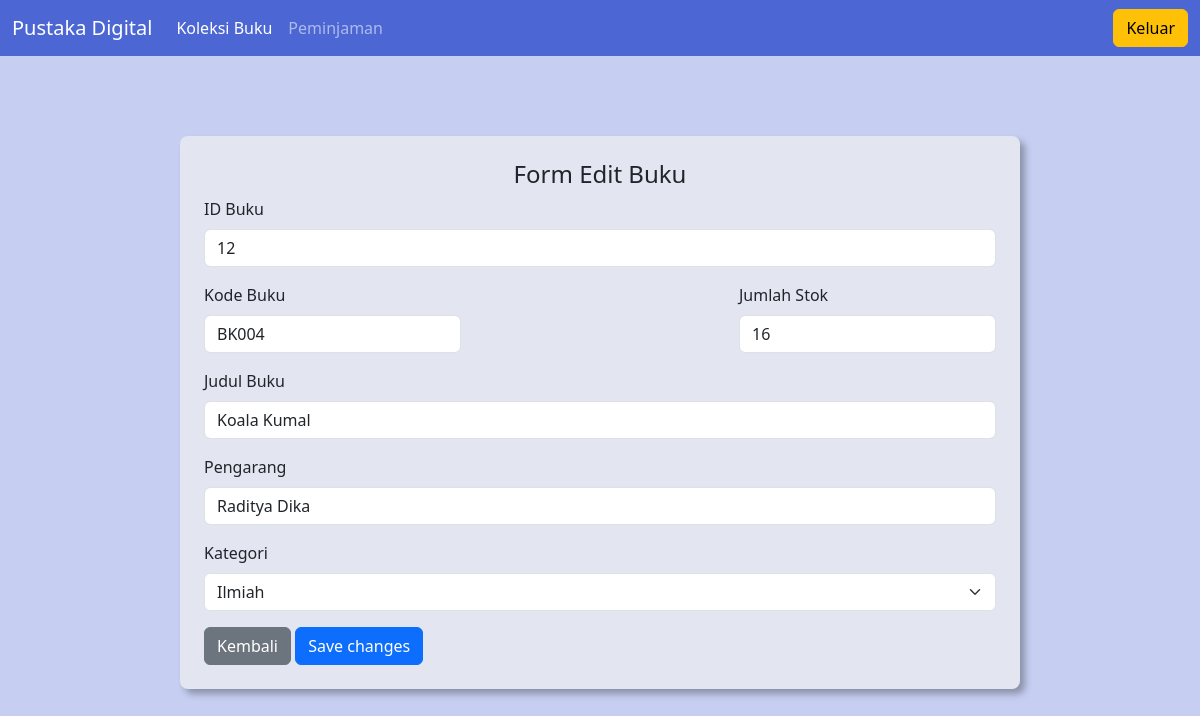
The app's page /form_edit.php?id=12 with its own data.
### tables this page shows
CREATE TABLE `databuku` (
  `id` int(5) NOT NULL,
  `kode_buku` varchar(7) NOT NULL DEFAULT 'BK000',
  `judul` varchar(70) NOT NULL,
  `pengarang` varchar(50) NOT NULL,
  `kategori` varchar(25) NOT NULL,
  `stok` int(5) NOT NULL
);

### form_edit.php (the view, shortened to what this page needs)
<?php
include 'connection.php';
$id = $_GET['id'];
$query = "SELECT * FROM databuku WHERE id='$id'";
$result = mysqli_query($koneksi, $query);
$row = mysqli_fetch_assoc($result);
?>
<!DOCTYPE html>
<html lang="en">
<head>
    <link href="https://cdn.jsdelivr.net/npm/bootstrap@5.3.8/dist/css/bootstrap.min.css" rel="stylesheet">
    <link rel="stylesheet" href="stylepustaka.css">
</head>
<body class="body-form-edit">
    <header>
        <nav class="navbar navbar-expand-lg navbar-dark bg-body-tertiary">
            <div class="container-fluid">
                <a class="navbar-brand" href="koleksibuku.php">Pustaka Digital</a>
                <div class="collapse navbar-collapse" id="navbarNav">
                    <ul class="navbar-nav">
                        <li class="nav-item">
                            <a class="nav-link active" aria-current="page" href="list_koleksi.php">Koleksi Buku</a>
                        </li>
                        <li class="nav-item">
                            <a class="nav-link" href="list_peminjaman.php">Peminjaman</a>
                        </li>
                    </ul>
                    <ul class="navbar-nav ms-auto">
                        <li class="nav-item">
                            <a role="button" href="logout.php" class="btn btn-warning btn-explore">Keluar</a>
                        </li>
                    </ul>
                </div>
            </div>
        </nav>
    </header>
    <main class="content-form-edit">
        <div class="wrapper-form-edit">
            <form class="form-edit" action="proses_edit.php" method="post">
                <div class="title-form-edit">
                    <h4>Form Edit Buku</h4>
                </div>
                <div class="mb-3">
                    <label for="exampleFormControlInput1" class="form-label">ID Buku</label>
                    <input type="text" class="form-control" id="exampleFormControlInput1" name="id" readonly value="<?php echo $row['id']; ?>">
                </div>
                <div class="wrapper-kode-stok">
                    <div class="mb-3">
                        <label for="exampleFormControlInput2" class="form-label">Kode Buku</label>
                        <input type="text" class="form-control" id="exampleFormControlInput2" name="kodeBuku" value="<?php echo $row['kode_buku']; ?>">
                    </div>
                    <div class="mb-3 ms-auto">
                        <label for="exampleFormControlInput3" class="form-label">Jumlah Stok</label>
                        <input type="number" class="form-control" id="exampleFormControlInput3" name="stok" value="<?php echo $row['stok']; ?>">
                    </div>
                </div>
                <div class="mb-3">
                    <label for="exampleFormControlInput4" class="form-label">Judul Buku</label>
                    <input type="text" class="form-control" id="exampleFormControlInput4" name="judul" value="<?php echo $row['judul']; ?>">
                </div>
                <div class="mb-3">
                    <label for="exampleFormControlInput5" class="form-label">Pengarang</label>
                    <input type="text" class="form-control" id="exampleFormControlInput5" name="pengarang" value="<?php echo $row['pengarang']; ?>">
                </div>
                <div class="mb-3">
                    <label for="exampleFormControlInput5" class="form-label">Kategori</label>
                    <select class="form-select" id="exampleFormControlInput6" name="kategori" aria-label="Default select example" required>
                        <option selected hidden><?php echo $row['kategori']; ?></option>
                    </select>
                </div>
                <div class="form-button">
                    <button type="button" class="btn btn-secondary" data-bs-dismiss="modal">Kembali</button>
                    <button type="submit" class="btn btn-primary">Save changes</button>
                </div>
            </form>
        </div>
    </main>
</body>
</html>

### stylepustaka.css (style rules this page uses)
:root { --primary-color: #4c67d3; --neutral-color: #e3e6f1; --secondary-color: #c6cff2; --th-color: #b8d1f0; }
.body-form-edit { background-color: var(--secondary-color); }
.navbar { color: var(--neutral-color); background-color: var(--primary-color) !important; }
.wrapper-kode-stok { display: flex; }
.wrapper-form-edit { display: block; background-color: var(--neutral-color); width: 70vw; padding: 24px; margin: 80px auto; border-radius: 8px; box-shadow: 5px 5px 7px 0px rgba(0, 0, 0, 0.3); }
.title-form-edit { width: fit-content; margin: 0 auto; }

### records on screen
databuku: id "12", kodeBuku "BK004", stok "16", judul "Koala Kumal", pengarang "Raditya Dika", kategori "Ilmiah"
